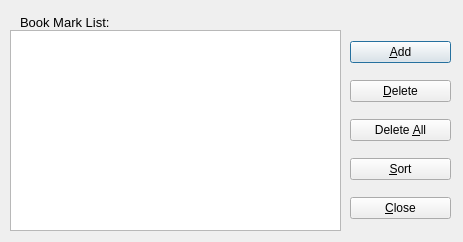
<?xml version="1.0" encoding="UTF-8"?>
<ui version="4.0">
 <class>Dialog</class>
 <widget class="QDialog" name="Dialog">
  <property name="geometry">
   <rect>
    <x>0</x>
    <y>0</y>
    <width>463</width>
    <height>242</height>
   </rect>
  </property>
  <property name="windowTitle">
   <string>Dialog</string>
  </property>
  <widget class="QWidget" name="verticalLayoutWidget">
   <property name="geometry">
    <rect>
     <x>350</x>
     <y>30</y>
     <width>101</width>
     <height>201</height>
    </rect>
   </property>
   <layout class="QVBoxLayout" name="verticalLayout">
    <item>
     <widget class="QPushButton" name="pushButton_2">
      <property name="text">
       <string>&amp;Add</string>
      </property>
     </widget>
    </item>
    <item>
     <widget class="QPushButton" name="pushButton_3">
      <property name="text">
       <string>&amp;Delete</string>
      </property>
     </widget>
    </item>
    <item>
     <widget class="QPushButton" name="pushButton_4">
      <property name="text">
       <string>Delete &amp;All</string>
      </property>
     </widget>
    </item>
    <item>
     <widget class="QPushButton" name="pushButton_5">
      <property name="text">
       <string>&amp;Sort</string>
      </property>
     </widget>
    </item>
    <item>
     <widget class="QPushButton" name="pushButton">
      <property name="text">
       <string>&amp;Close</string>
      </property>
     </widget>
    </item>
   </layout>
  </widget>
  <widget class="QListWidget" name="listWidget">
   <property name="geometry">
    <rect>
     <x>10</x>
     <y>30</y>
     <width>331</width>
     <height>201</height>
    </rect>
   </property>
  </widget>
  <widget class="QLabel" name="label">
   <property name="geometry">
    <rect>
     <x>20</x>
     <y>10</y>
     <width>91</width>
     <height>25</height>
    </rect>
   </property>
   <property name="font">
    <font>
     <pointsize>10</pointsize>
    </font>
   </property>
   <property name="text">
    <string>Book Mark List:</string>
   </property>
   <property name="buddy">
    <cstring>listWidget</cstring>
   </property>
  </widget>
 </widget>
 <resources/>
 <connections/>
</ui>
